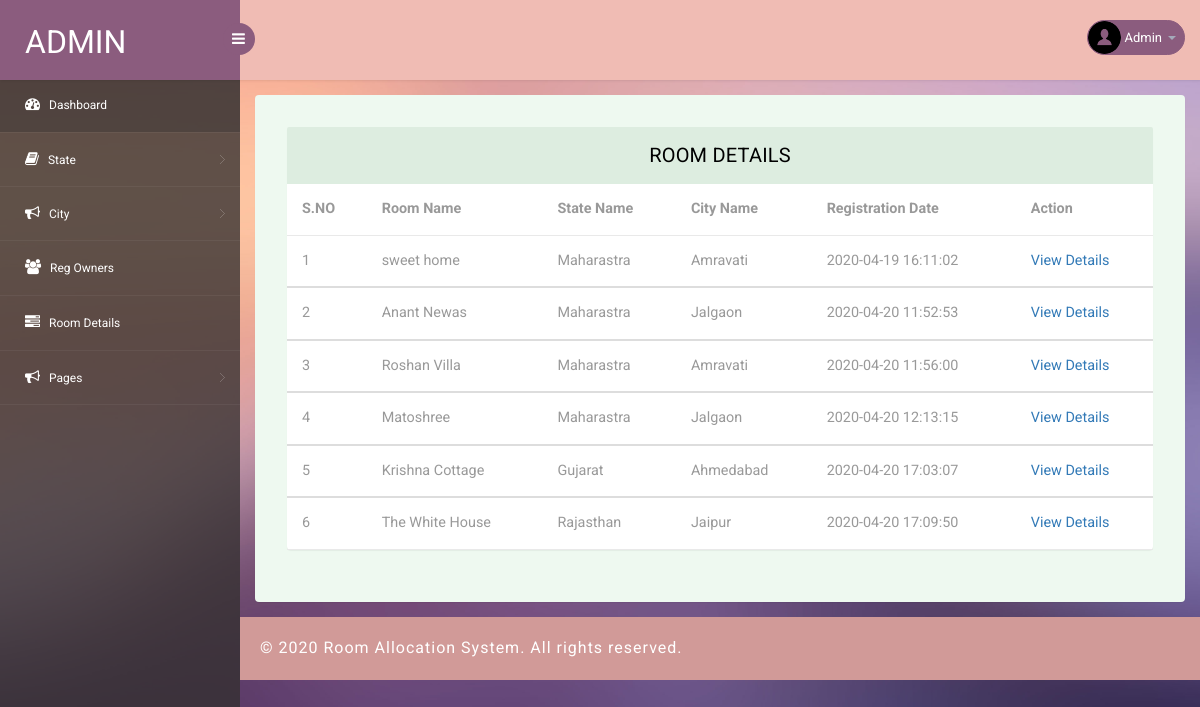
The app's page /admin/manage-pgdetails.php (signed in) with its own data.
### tables this page shows
CREATE TABLE `tblpg` (
  `ID` int(10) NOT NULL,
  `OwnerID` int(20) NOT NULL,
  `StateName` varchar(200) DEFAULT NULL,
  `CityName` varchar(200) DEFAULT NULL,
  `PGTitle` varchar(200) DEFAULT NULL,
  `Type` varchar(120) DEFAULT NULL,
  `RPmonth` varchar(120) DEFAULT NULL,
  `norooms` varchar(45) DEFAULT NULL,
  `Address` varchar(120) DEFAULT NULL,
  `Image` varchar(200) DEFAULT NULL,
  `Electricity` varchar(40) DEFAULT NULL,
  `Parking` varchar(40) DEFAULT NULL,
  `Refregerator` varchar(40) DEFAULT NULL,
  `Furnished` varchar(40) DEFAULT NULL,
  `AC` varchar(40) DEFAULT NULL,
  `Balcony` varchar(40) DEFAULT NULL,
  `StudyTable` varchar(40) DEFAULT NULL,
  `Laundry` varchar(40) DEFAULT NULL,
  `Security` varchar(40) DEFAULT NULL,
  `MealsBreakfast` varchar(45) DEFAULT NULL,
  `MealLunch` varchar(45) NOT NULL,
  `MealDinner` varchar(45) NOT NULL,
  `RegDate` timestamp NOT NULL DEFAULT CURRENT_TIMESTAMP,
  `IsActive` int(1) DEFAULT NULL,
  `LastUpdationDate` timestamp NULL DEFAULT NULL ON UPDATE CURRENT_TIMESTAMP
);

### admin/manage-pgdetails.php (the view, shortened to what this page needs)
<?php
include('includes/dbconnection.php');
if (strlen($_SESSION['pgasaid']==0)) {
  header('location:logout.php');
  } else{
?>
<!DOCTYPE html>
<head>
<link rel="stylesheet" href="css/bootstrap.min.css" >
<link href="css/style.css" rel='stylesheet' type='text/css' />
<link href="css/style-responsive.css" rel="stylesheet"/>
<link rel="stylesheet" href="css/font.css" type="text/css"/>
<link href="css/font-awesome.css" rel="stylesheet">
</head>
<body>
<section id="container">
<?php include_once('includes/header.php');?>
<?php include_once('includes/sidebar.php');?>
<section id="main-content">
	<section class="wrapper">
		<div class="table-agile-info">
 <div class="panel panel-default">
    <div class="panel-heading">
     Room Details
    </div>
    <div>
      <table class="table" ui-jq="footable" ui-options='{
        "paging": {
          "enabled": true
        },
        "filtering": {
          "enabled": true
        },
        "sorting": {
          "enabled": true
        }}'>
        <thead>
          <tr>
            <th data-breakpoints="xs">S.NO</th>
            <th>Room Name</th>
            <th>State Name</th>
            <th>City Name</th>
            <th>Registration Date</th>
            <th data-breakpoints="xs">Action</th>
          </tr>
        </thead>
        <?php
$ret=mysqli_query($con,"select * from  tblpg");
$cnt=1;
while ($row=mysqli_fetch_array($ret)) {
?>
        <tbody>
          <tr data-expanded="true">
            <td><?php echo $cnt;?></td>
              <td><?php  echo $row['PGTitle'];?></td>
                  <td><?php  echo $row['StateName'];?></td>
                  <td><?php  echo $row['CityName'];?></td>
                  <td><?php  echo $row['RegDate'];?></td>
                  <td><a href="view-pgdetails.php?editid=<?php echo $row['ID'];?>">View Details</a>
                </tr>
                <?php
$cnt=$cnt+1;
}?>
 </tbody>
            </table>
    </div>
  </div>
</div>
</section>
		 <?php include_once('includes/footer.php');?>
</section>
</section>
</body>
</html>
<?php }  ?>

### admin/includes/header.php (shortened to what this page needs)
<?php
include('includes/dbconnection.php');
?>
<header class="header fixed-top clearfix">
<div class="brand">
    <a href="dashboard.php" class="logo">
        Admin
    </a>
    <div class="sidebar-toggle-box">
        <div class="fa fa-bars"></div>
    </div>
</div>
<div class="top-nav clearfix">
    <ul class="nav pull-right top-menu">
        <li class="dropdown">
            <a data-toggle="dropdown" class="dropdown-toggle" href="#">
                <?php
$adid=$_SESSION['pgasaid'];
$ret=mysqli_query($con,"select AdminName from tbladmin where ID='$adid'");
$row=mysqli_fetch_array($ret);
$name=$row['AdminName'];
?>
                <img alt="" src="images/2.png">
                <span class="username"><?php echo $name; ?></span>
                <b class="caret"></b>
            </a>
        </li>
    </ul>
</div>
</header>

### admin/css/style.css (style rules this page uses)
ul, ol { margin: 0; }
html, body { font-family: 'Roboto', sans-serif; font-size: 100%; overflow-x: hidden; background: url(../images/bg.jpg) no-repeat 0px 0px; background-size:cover; }
body a { transition: 0.5s all ease; -webkit-transition: 0.5s all ease; -moz-transition: 0.5s all ease; -o-transition: 0.5s all ease; -ms-transition: 0.5s all ease; text-decoration:none; }
ul,label { margin:0; padding:0; }
#main-content { margin-left:240px; -webkit-transition:all .3s ease-in-out; -moz-transition:all .3s ease-in-out; -o-transition:all .3s ease-in-out; transition:all .3s ease-in-out; }
.header { left:0; right:0; z-index:1002; background:rgb(240, 188, 180); -webkit-transition:all .3s ease-in-out; -moz-transition:all .3s ease-in-out; -o-transition:all .3s ease-in-out; transition:all .3s ease-in-out; }
.fixed-top { position:fixed; box-shadow:1px 0 3px rgba(0,0,0,.15); }
.wrapper { display:inline-block; margin-top:80px; padding:15px; width:100%; }
.brand { background:#8b5c7e; float:left; width:240px; height:80px; position:relative; }
a.logo { font-size:32px; color:#fff; float:left; margin:20px 0 0 25px; text-transform:uppercase; }
#top_menu .nav>li,ul.top-menu>li { float:left; }
ul.top-menu { margin-right:15px; margin-top: 0; }
ul.top-menu > li > a { color: #fff; font-size: 16px; background: #8b5c7e; padding: 4px 8px; margin-right: 15px; border-radius: 50%; -webkit-border-radius: 50%; padding-right: 8px !important; }
.top-nav { margin-top:20px; }
.top-nav img { border-radius:50%; -webkit-border-radius:50%; width:33px; }
.top-nav .username { font-size:13px; color:#fff; }
.top-nav ul.top-menu>li>a { border-radius: 100px; -webkit-border-radius: 100px; padding: 0px; background: none; margin-right: 0; border: 1px solid #8b5c7e; background: #8b5c7e; }
.top-nav ul.top-menu>li { margin-left:10px; }
.top-nav .nav .caret { border-bottom-color:#A4AABA; border-top-color:#A4AABA; }
.sidebar-toggle-box { float:left; margin-top:23px; margin-left:-15px; background:#8b5c7e; border-radius:50%; -webkit-border-radius:50%; width:32px; height:32px; position:absolute; right:-15px; }
.sidebar-toggle-box .fa-bars { cursor:pointer; display:inline-block; font-size:15px; padding:8px 8px 8px 9px; color:#fff; }
.panel-heading { position: relative; height: 57px; line-height: 57px; letter-spacing: 0.2px; color: #000; font-size: 18px; font-weight: 400; padding: 0 16px; background:#ddede0; border-top-right-radius: 2px; border-top-left-radius: 2px; text-transform: uppercase; text-align: center; }
.panel { border: none ! important; }
.table>thead>tr>th { border-bottom: 1px solid #e1ab91 ! important; }
.table>tbody>tr>td, .table>tbody>tr>th, .table>tfoot>tr>td, .table>tfoot>tr>th, .table>thead>tr>td, .table>thead>tr>th { border-bottom: 1px solid #e9e9e9 ! important; }
.table > thead > tr > th, .table > tbody > tr > th, .table > tfoot > tr > th, .table > thead > tr > td, .table > tbody > tr > td, .table > tfoot > tr > td { border-top: none !important; }
.table td, .table>tbody>tr>td, .table>tbody>tr>th, .table>tfoot>tr>td, .table>tfoot>tr>th, .table>thead>tr>td, .table>thead>tr>th { padding: 15px!important; }
.table > thead > tr > th, .table > tbody > tr > th, .table > tfoot > tr > th, .table > thead > tr > td, .table > tbody > tr > td, .table > tfoot > tr > td { font-size: 0.9em; color: #999; border-top: none !important; }
.table-agile-info { background: #eef9f0; padding: 2em; border-radius: 4px; -webkit-box-shadow: 0 1px 1px rgba(0,0,0,.05); box-shadow: 0 1px 1px rgba(0,0,0,.05); }
.panel-default>.panel-heading { color: #000000 ! important; background-color: #ddede0 ! important; border-color: #ddede0 ! important; font-size: 20px; }

### records on screen
tblpg: PGTitle "sweet home", StateName "Maharastra", CityName "Amravati", RegDate "2020-04-19 16:11:02"
tblpg: PGTitle "Anant Newas", StateName "Maharastra", CityName "Jalgaon", RegDate "2020-04-20 11:52:53"
tblpg: PGTitle "Roshan Villa", StateName "Maharastra", CityName "Amravati", RegDate "2020-04-20 11:56:00"
tblpg: PGTitle "Matoshree", StateName "Maharastra", CityName "Jalgaon", RegDate "2020-04-20 12:13:15"
tblpg: PGTitle "Krishna Cottage", StateName "Gujarat", CityName "Ahmedabad", RegDate "2020-04-20 17:03:07"
tblpg: PGTitle "The White House", StateName "Rajasthan", CityName "Jaipur", RegDate "2020-04-20 17:09:50"

### other values on screen
$name "Admin"
